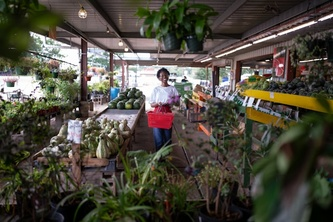
#> input picture vlm_foveation/finetune_dino/vegetables.jpg, 333 x 222 px, shrunk from 640 x 427 before the run
$ jupyter execute --allow-errors dino_HF_code.ipynb
#> lines starting #> are read from the running program, lines starting #| are printed output that depends on the picture
[cell 1]
import requests

import torch
from PIL import Image, ImageDraw, ImageFilter
from transformers import AutoProcessor, AutoModelForZeroShotObjectDetection
from accelerate import Accelerator

import os

[cell 2]
model_id = "IDEA-Research/grounding-dino-tiny"
#> (the rest of this cell did not finish here and is left out)

[cell 3]
# [22 lines left out: function run_model, not called in this run]

# run_model(image, text_labels, processor, model)

[cell 4]
image_path = "vegetables.jpg"    # even with low quality, the model recognizes bulb, but not all BULBS
image = Image.open(image_path)
#> image is the input picture: PIL image 333x222 RGB; mean R, G, B 77.4, 73.6, 62.1
# Check for cats and remote controls
# text_labels = [["a lady"]]
text_labels = [["a bulb", "a lady"]]
#> (the rest of this cell did not finish here and is left out)

[cell 5]
image_path = "vegetables_hig_quality.jpg"    # even with low quality, the model recognizes bulb, but not all BULBS
image = Image.open(image_path)
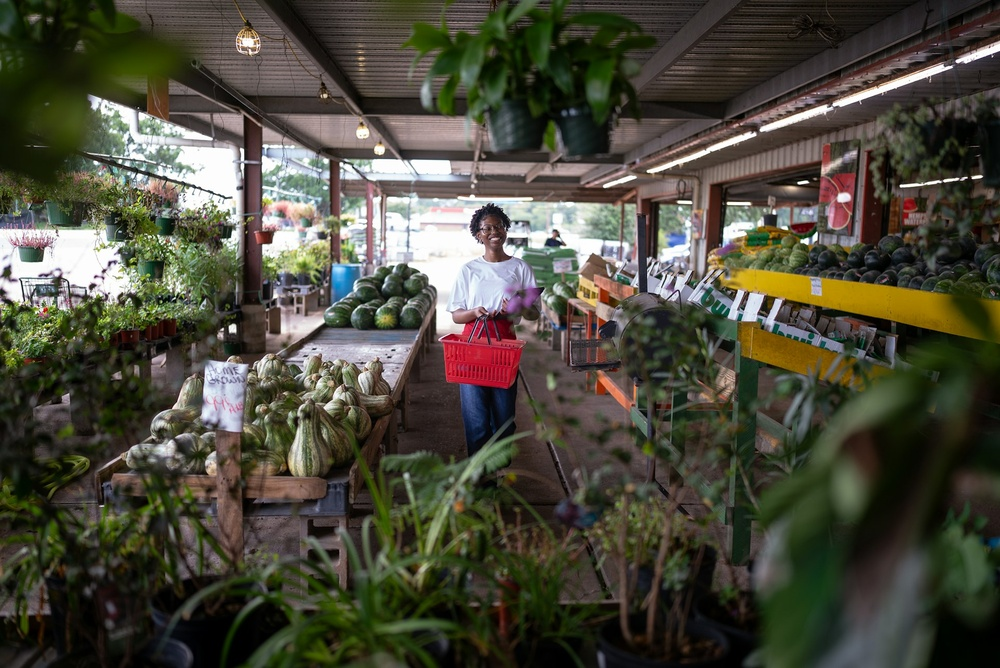
#> input picture vlm_foveation/finetune_dino/vegetables_hig_quality.jpg, 1000 x 668 px, shrunk from 1920 x 1282 before the run
#> image is the input picture: PIL image 1000x668 RGB; mean R, G, B 75.3, 73.5, 59.7
text_labels = [["a bulb", "a lady", "watermelons"]]
#> (the rest of this cell did not finish here and is left out)

[cell 6]
# this code provides an image but the transition from the blurred background to the clear foreground is not smooth
# [16 lines left out: function blur_outside_bbox_old, not called in this run]

[cell 7]
# [28 lines left out: function blur_outside_bbox, not called in this run]

[cell 8]
image_url = "http://images.cocodataset.org/val2017/000000039769.jpg"
#> (the rest of this cell did not finish here and is left out)

[cell 9]
image_path = "vegetables_hig_quality.jpg"
image = Image.open(image_path)
# Check for cats and remote controls
# text_labels = [["a lady"]]
text_labels = [["a bulb"]]
#> (the rest of this cell did not finish here and is left out)

[cell 10]
image_path = "vegetables.jpg"
image = Image.open(image_path)
# Check for cats and remote controls
# text_labels = [["a lady"]]
text_labels = [["a bulb"]]
#> (the rest of this cell did not finish here and is left out)

[cell 11]
image = Image.open("vegetables.jpg")
# Check for cats and remote controls
text_labels = [["water melon"]]
#> (the rest of this cell did not finish here and is left out)

[cell 12]
image = Image.open("family.jpg")
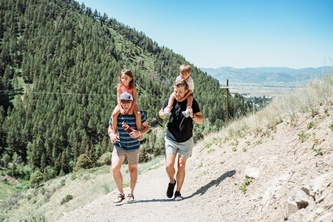
#> input picture vlm_foveation/finetune_dino/family.jpg, 333 x 222 px, shrunk from 640 x 427 before the run
#> image is the input picture: PIL image 333x222 RGB; mean R, G, B 151.8, 162, 152.4
# Check for cats and remote controls
text_labels = [["water melon", "pikachu"]]
#> (the rest of this cell did not finish here and is left out)

[cell 13]
image = Image.open("family.jpg")
# Check for cats and remote controls
text_labels = [["a man", "a small girl"]]
#> (the rest of this cell did not finish here and is left out)

[cell 14]
image = Image.open("family.jpg")
# Check for cats and remote controls
text_labels = [["a man", "girl"]]
#> (the rest of this cell did not finish here and is left out)

### things to consider
#### different images, images wiht different resolutions, multiple objects within an image, keywords given to the DINO model
##### there is still difficulty for the model to identify the small objects in low resolution images

[cell 15]
image_path = "kids_football.jpg"
image = Image.open(image_path)
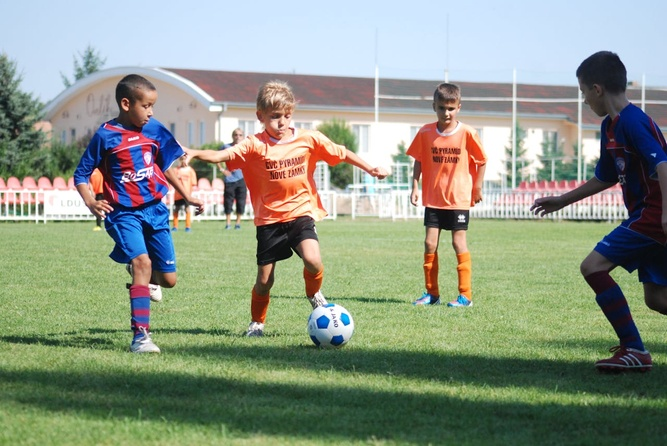
#> input picture vlm_foveation/finetune_dino/kids_football.jpg, 667 x 446 px, shrunk from 1280 x 857 before the run
#> image is the input picture: PIL image 667x446 RGB; mean R, G, B 141, 150.3, 133.4
# Check for cats and remote controls
# text_labels = [["a lady"]]
text_labels = [["orange tshirt kid"]]
#> (the rest of this cell did not finish here and is left out)
